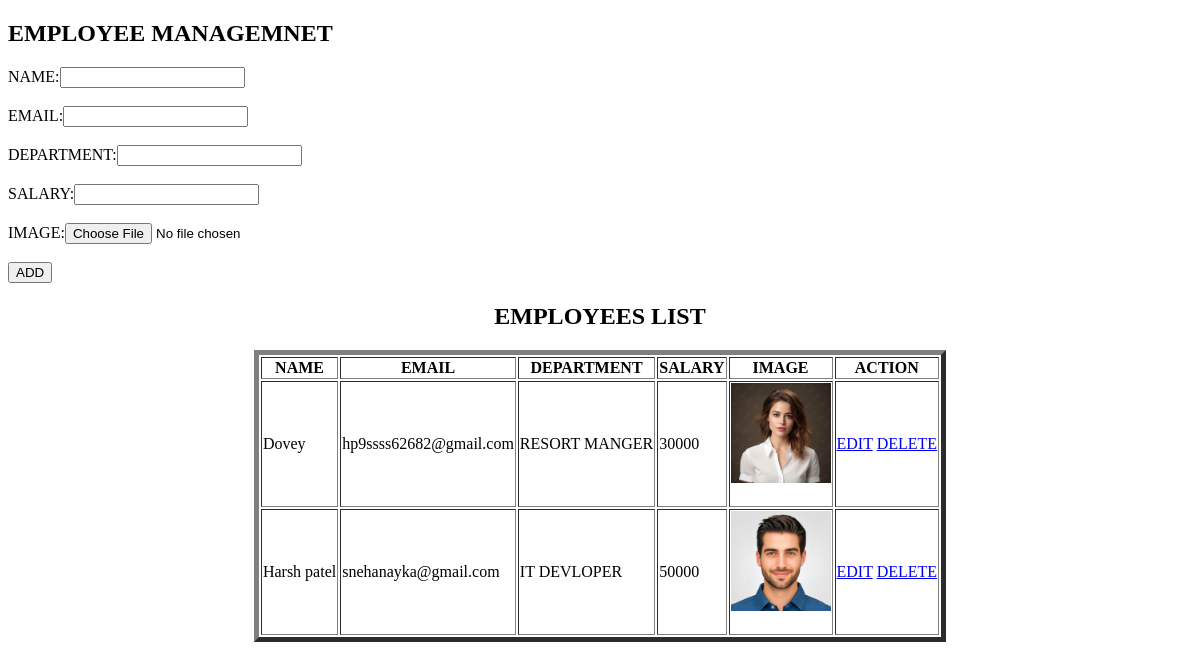
Before: / with the older database file.
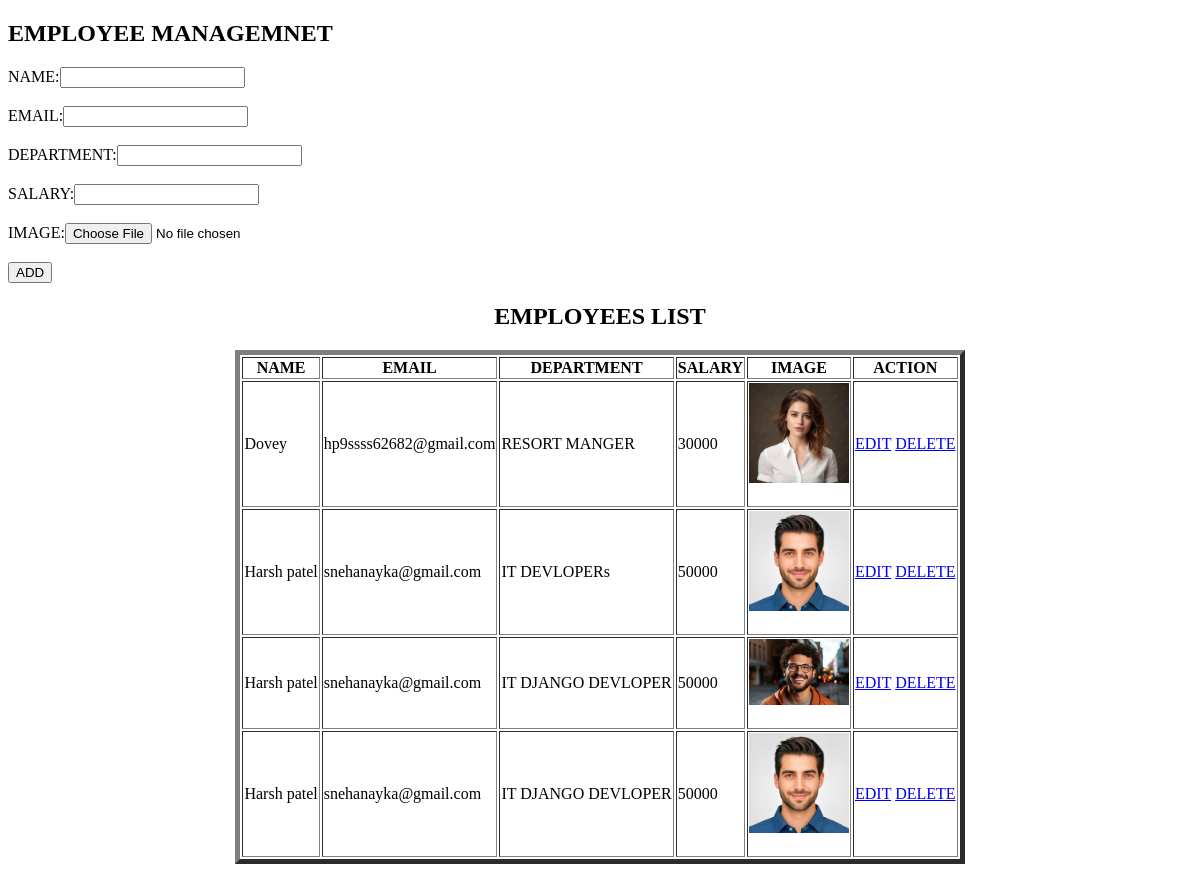
After: the same page with the newer database file.
### Myapp/models.py (models this page shows)
class Employee(models.Model):
    name = models.CharField(max_length=100)
    email = models.EmailField()
    department = models.CharField(max_length=100)
    salary = models.IntegerField()
    profile = models.ImageField(upload_to='image/',null=True,blank=True)

### Myapp/views.py (the view, shortened to what this page needs)
# urls.py: path("",employees_list,name="employees_list"),
def employees_list(request):
    Employees = Employee.objects.all()
    return render(request,"employees_list.html",{"Employees":Employees})

### Myapp/templates/employees_list.html (shortened to what this page needs)
<!DOCTYPE html>
<html lang="en">
<head>
</head>
<body>
    <h2>EMPLOYEE MANAGEMNET</h2>
    <form method="POST" enctype="multipart/form-data">
        NAME:<input type="text" name="name"><br><br>
        EMAIL:<input type="text" name="email"><br><br>
        DEPARTMENT:<input type="text" name="department"><br><br>
        SALARY:<input type="number" name="salary"><br><br>
        IMAGE:<input type="file" name="profile"><br><br>
        <button type="submit">ADD</button>
    </form>
    <h2 align="center">EMPLOYEES LIST</h2>
    <table align="center" border="5">
        <tr>
            <th>NAME</th>
            <th>EMAIL</th>
            <th>DEPARTMENT</th>
            <th>SALARY</th>
            <th>IMAGE</th>
            <th>ACTION</th>
        </tr>
        {% for Employees in Employees %}
        <tr>
            <td>{{Employees.name}}</td>
            <td>{{Employees.email}}</td>
            <td>{{Employees.department}}</td>
            <td>{{Employees.salary}}</td>
            {% if Employees.profile %}
            <td>
                <img src="{{ Employees.profile.url }}" width="100"><br><br>
            {% else %}
                NO IMAGE:
            </td>
            {% endif %}
            <td>
                <a href="{% url 'employee_update' Employees.id %}">EDIT</a>
                <a href="{% url 'employee_delete' Employees.id %}">DELETE</a>
            </td>
        </tr>
        {% endfor %}
    </table>
</body>
</html>

Changed rows visible on the page:
changed Employee: department "IT DEVLOPER" → "IT DEVLOPERs"
added Employee: name "Harsh patel", email "snehanayka@gmail.com", department "IT DJANGO DEVLOPER", salary "50000", profile (picture)
added Employee: name "Harsh patel", email "snehanayka@gmail.com", department "IT DJANGO DEVLOPER", salary "50000", profile (picture)
